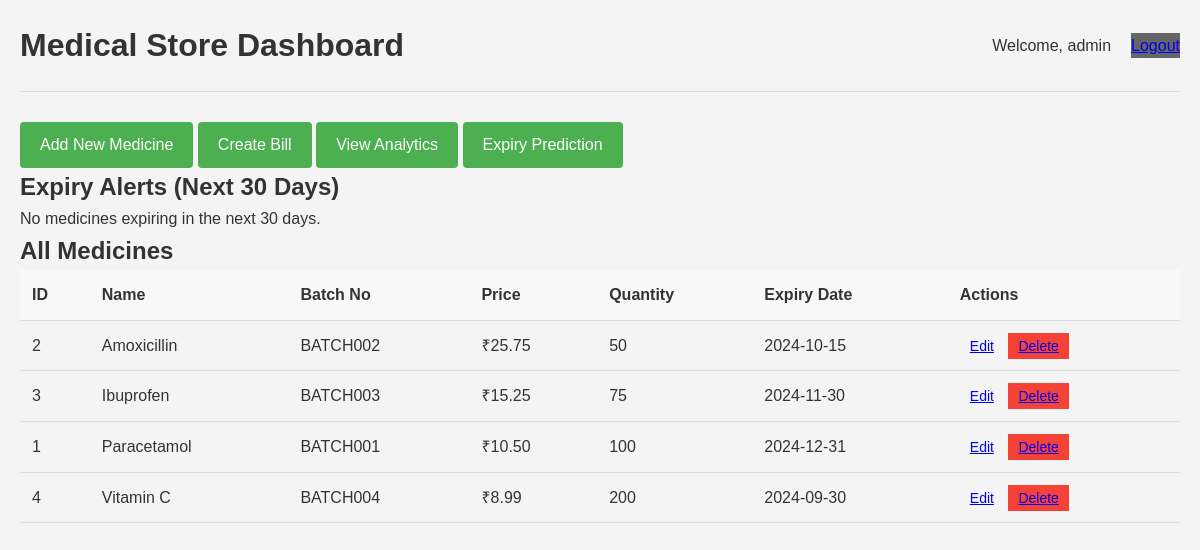
Screenshot of /dashboard.php (signed in) with the database file from the repository.
### tables this page shows
CREATE TABLE IF NOT EXISTS medicines (
    id INT PRIMARY KEY AUTO_INCREMENT,
    name VARCHAR(100) NOT NULL,
    batch_no VARCHAR(50) NOT NULL,
    price DECIMAL(10,2) NOT NULL,
    quantity INT NOT NULL,
    expiry_date DATE NOT NULL
);

### dashboard.php (the view, shortened to what this page needs)
<?php
require_once 'db.php';
$stmt = $pdo->query("SELECT * FROM medicines ORDER BY name");
$medicines = $stmt->fetchAll();
$stmt = $pdo->prepare("SELECT * FROM medicines WHERE expiry_date BETWEEN CURDATE() AND DATE_ADD(CURDATE(), INTERVAL 30 DAY) ORDER BY expiry_date");
$stmt->execute();
$expiring_medicines = $stmt->fetchAll();
?>
<!DOCTYPE html>
<html lang="en">
<head>
    <link rel="stylesheet" href="style.css">
</head>
<body>
    <div class="container">
        <header>
            <h1>Medical Store Dashboard</h1>
            <div class="user-info">
                Welcome, <?php echo htmlspecialchars($_SESSION['username']); ?>
                <a href="logout.php" class="logout-btn">Logout</a>
            </div>
        </header>
        <nav>
            <a href="add_medicine.php" class="btn">Add New Medicine</a>
            <a href="bill.php" class="btn">Create Bill</a>
            <a href="analytics.php" class="btn">View Analytics</a>
            <a href="expiry_prediction.php" class="btn">Expiry Prediction</a>
        </nav>
        <section class="expiry-alerts">
            <h2>Expiry Alerts (Next 30 Days)</h2>
            <?php if (count($expiring_medicines) > 0): ?>
                <table>
                    <thead>
                        <tr>
                            <th>Medicine</th>
                            <th>Batch No</th>
                            <th>Quantity</th>
                            <th>Expiry Date</th>
                        </tr>
                    </thead>
                    <tbody>
                        <?php foreach ($expiring_medicines as $medicine): ?>
                            <tr>
                                <td><?php echo htmlspecialchars($medicine['name']); ?></td>
                                <td><?php echo htmlspecialchars($medicine['batch_no']); ?></td>
                                <td><?php echo $medicine['quantity']; ?></td>
                                <td><?php echo $medicine['expiry_date']; ?></td>
                            </tr>
                        <?php endforeach; ?>
                    </tbody>
                </table>
            <?php else: ?>
                <p>No medicines expiring in the next 30 days.</p>
            <?php endif; ?>
        </section>
        <section class="medicine-list">
            <h2>All Medicines</h2>
            <table>
                <thead>
                    <tr>
                        <th>ID</th>
                        <th>Name</th>
                        <th>Batch No</th>
                        <th>Price</th>
                        <th>Quantity</th>
                        <th>Expiry Date</th>
                        <th>Actions</th>
                    </tr>
                </thead>
                <tbody>
                    <?php foreach ($medicines as $medicine): ?>
                        <tr>
                            <td><?php echo $medicine['id']; ?></td>
                            <td><?php echo htmlspecialchars($medicine['name']); ?></td>
                            <td><?php echo htmlspecialchars($medicine['batch_no']); ?></td>
                            <td>₹<?php echo number_format($medicine['price'], 2); ?></td>
                            <td><?php echo $medicine['quantity']; ?></td>
                            <td><?php echo $medicine['expiry_date']; ?></td>
                            <td>
                                <a href="edit_medicine.php?id=<?php echo $medicine['id']; ?>" class="btn-small">Edit</a>
                                <a href="delete_medicine.php?id=<?php echo $medicine['id']; ?>" class="btn-small delete" onclick="return confirm('Are you sure?')">Delete</a>
                            </td>
                        </tr>
                    <?php endforeach; ?>
                </tbody>
            </table>
        </section>
    </div>
</body>
</html>

### style.css (style rules this page uses)
* { margin: 0; padding: 0; box-sizing: border-box; }
body { font-family: Arial, sans-serif; line-height: 1.6; background-color: #f4f4f4; color: #333; }
.container { max-width: 1200px; margin: 0 auto; padding: 20px; }
header { display: flex; justify-content: space-between; align-items: center; margin-bottom: 30px; padding-bottom: 20px; border-bottom: 1px solid #ddd; }
.user-info { display: flex; align-items: center; gap: 20px; }
.btn { display: inline-block; padding: 10px 20px; background-color: #4CAF50; color: white; text-decoration: none; border: none; border-radius: 4px; cursor: pointer; font-size: 16px; }
.btn-small { padding: 5px 10px; font-size: 14px; }
.delete { background-color: #f44336; }
.logout-btn { background-color: #666; }
table { width: 100%; border-collapse: collapse; margin-bottom: 30px; }
th, td { padding: 12px; text-align: left; border-bottom: 1px solid #ddd; }
th { background-color: #f8f8f8; font-weight: bold; }

### rows the page displays
medicines: id "2", name "Amoxicillin", batch_no "BATCH002", price "25.75", quantity "50", expiry_date "2024-10-15"
medicines: id "3", name "Ibuprofen", batch_no "BATCH003", price "15.25", quantity "75", expiry_date "2024-11-30"
medicines: id "1", name "Paracetamol", batch_no "BATCH001", price "10.50", quantity "100", expiry_date "2024-12-31"
medicines: id "4", name "Vitamin C", batch_no "BATCH004", price "8.99", quantity "200", expiry_date "2024-09-30"

### other values shown
$_SESSION['username'] "admin"
